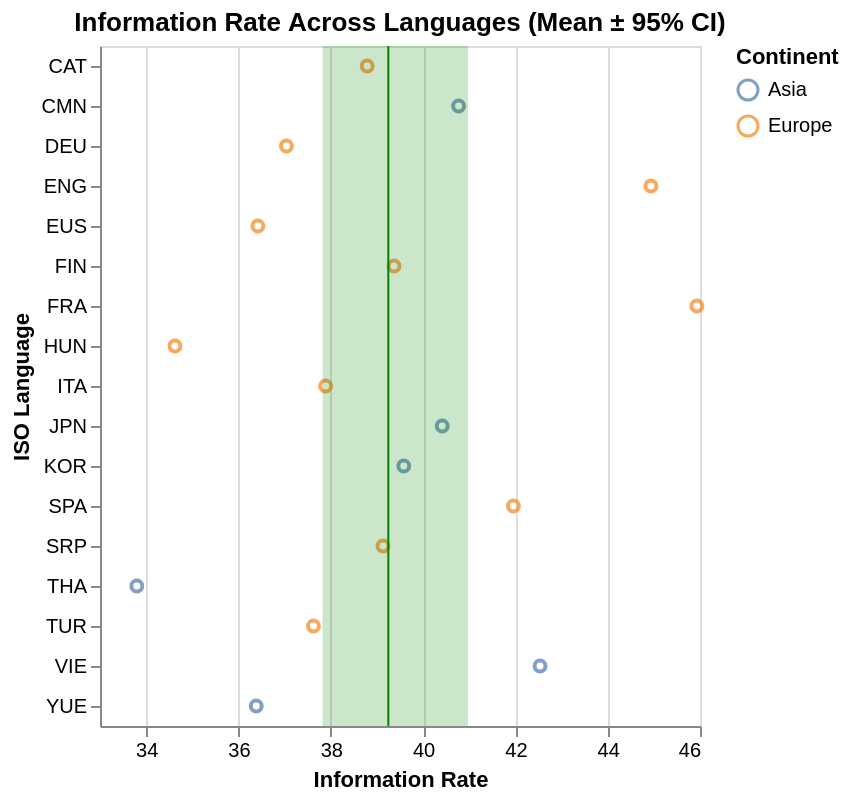

Here is the notebook cell this chart was saved with:
### Markdown cell above
<div class="alert alert-info" style="color:black">

### Question 3
rubric={accuracy:3,viz:2}

<h4>Python</h4>
<ol type="1">
<li>It looks like we do not have a language that is high both in information density and speech rate, which could indicate that human minds are not good at processing auditory information beyond a certain rate limit (read more in the article if you're interested). Let’s directly plot the rate at which information is conveyed for all the languages to see if there are at least small differences between them. Combine the appropriate columns to create a new column, <code>information_rate</code>, which holds the amount of information per second conveyed by each speaker.</li>
<li>Create a plot that has the language ISO codes on one axis and the information rate on the other. Plot a graphical representation of either the distribution of data or every single data point. Color this by the same variable as in the previous two scatter plots. Sort the languages in a suitable order.</li>
<li>Include a mark for the mean and the 95% confidence interval on top of the marks you just created above. Color this in a suitable way so that it stands out from the distribution/individual observations created in the previous point.</li>
</ol>
</div>

### Code cell
# YOUR ANSWER GOES HERE
languages["information_rate"] = languages.information_density * languages.speech_rate

fig3 = alt.Chart(languages).mark_point().encode(
    x=alt.X(
        "information_rate:Q",
        title="Information Rate",
        scale=alt.Scale(zero=False)
    ),
    y=alt.Y(
        "iso_lang:N",
        title="ISO Language",
    ),
    color=alt.Color(
        "continent:N",
        title="Continent",
    )
).properties(title="Information Rate Across Languages (Mean ± 95% CI)")

mean_line = alt.Chart(languages).mark_rule(color="green").encode(
    x="mean(information_rate)",
)

ci = alt.Chart(languages).transform_aggregate(
        ci0="ci0(information_rate)",
        ci1="ci1(information_rate)"
    ).mark_rect(
        opacity=0.2,
        color="green"
    ).encode(
        x="ci0:Q",
        x2="ci1:Q",
    )
info_rate_plot = fig3 + mean_line + ci
info_rate_plot.display()

### Figure 1 — Vega specification as saved in the notebook (floating-point values rounded to 4 significant figures)
{"$schema": "https://vega.github.io/schema/vega/v6.json", "data": [{"name": "source_0", "values": [{"continent": "Europe", "information_rate": 38.79, "iso_lang": "CAT"}, {"continent": "Asia", "information_rate": 40.77, "iso_lang": "CMN"}, {"continent": "Europe", "information_rate": 37.04, "iso_lang": "DEU"}, {"continent": "Europe", "information_rate": 44.94, "iso_lang": "ENG"}, {"continent": "Europe", "information_rate": 36.42, "iso_lang": "EUS"}, {"continent": "Europe", "information_rate": 39.37, "iso_lang": "FIN"}, {"continent": "Europe", "information_rate": 45.93, "iso_lang": "FRA"}, {"continent": "Europe", "information_rate": 34.62, "iso_lang": "HUN"}, {"continent": "Europe", "information_rate": 37.89, "iso_lang": "ITA"}, {"continent": "Asia", "information_rate": 40.41, "iso_lang": "JPN"}, {"continent": "Asia", "information_rate": 39.58, "iso_lang": "KOR"}, {"continent": "Europe", "information_rate": 41.96, "iso_lang": "SPA"}, {"continent": "Europe", "information_rate": 39.13, "iso_lang": "SRP"}, {"continent": "Asia", "information_rate": 33.8, "iso_lang": "THA"}, {"continent": "Europe", "information_rate": 37.63, "iso_lang": "TUR"}, {"continent": "Asia", "information_rate": 42.53, "iso_lang": "VIE"}, {"continent": "Asia", "information_rate": 36.38, "iso_lang": "YUE"}]}, {"name": "data_0", "values": [{"continent": "Europe", "information_rate": 38.79, "iso_lang": "CAT"}, {"continent": "Asia", "information_rate": 40.77, "iso_lang": "CMN"}, {"continent": "Europe", "information_rate": 37.04, "iso_lang": "DEU"}, {"continent": "Europe", "information_rate": 44.94, "iso_lang": "ENG"}, {"continent": "Europe", "information_rate": 36.42, "iso_lang": "EUS"}, {"continent": "Europe", "information_rate": 39.37, "iso_lang": "FIN"}, {"continent": "Europe", "information_rate": 45.93, "iso_lang": "FRA"}, {"continent": "Europe", "information_rate": 34.62, "iso_lang": "HUN"}, {"continent": "Europe", "information_rate": 37.89, "iso_lang": "ITA"}, {"continent": "Asia", "information_rate": 40.41, "iso_lang": "JPN"}, {"continent": "Asia", "information_rate": 39.58, "iso_lang": "KOR"}, {"continent": "Europe", "information_rate": 41.96, "iso_lang": "SPA"}, {"continent": "Europe", "information_rate": 39.13, "iso_lang": "SRP"}, {"continent": "Asia", "information_rate": 33.8, "iso_lang": "THA"}, {"continent": "Europe", "information_rate": 37.63, "iso_lang": "TUR"}, {"continent": "Asia", "information_rate": 42.53, "iso_lang": "VIE"}, {"continent": "Asia", "information_rate": 36.38, "iso_lang": "YUE"}]}, {"name": "data_1", "source": "source_0", "transform": [{"type": "aggregate", "groupby": [], "fields": ["information_rate", "information_rate", "information_rate"], "ops": ["ci0", "ci1", "mean"], "as": ["ci0", "ci1", "mean_information_rate"]}, {"type": "project", "fields": ["ci0", "ci1", "mean_information_rate"]}]}, {"name": "data_2", "source": "data_1", "transform": [{"type": "filter", "expr": "isValid(datum[\"ci0\"]) && isFinite(+datum[\"ci0\"])"}, {"type": "project", "fields": ["ci0", "ci1"]}]}, {"name": "data_3", "source": "data_1", "transform": [{"type": "filter", "expr": "isValid(datum[\"mean_information_rate\"]) && isFinite(+datum[\"mean_information_rate\"])"}, {"type": "project", "fields": ["mean_information_rate"]}]}, {"name": "data_0_y_domain_iso_lang", "values": [{"iso_lang": "CAT"}, {"iso_lang": "CMN"}, {"iso_lang": "DEU"}, {"iso_lang": "ENG"}, {"iso_lang": "EUS"}, {"iso_lang": "FIN"}, {"iso_lang": "FRA"}, {"iso_lang": "HUN"}, {"iso_lang": "ITA"}, {"iso_lang": "JPN"}, {"iso_lang": "KOR"}, {"iso_lang": "SPA"}, {"iso_lang": "SRP"}, {"iso_lang": "THA"}, {"iso_lang": "TUR"}, {"iso_lang": "VIE"}, {"iso_lang": "YUE"}]}, {"name": "data_0_color_domain_continent", "values": [{"continent": "Europe"}, {"continent": "Asia"}]}], "signals": [{"name": "y_step", "value": 20}, {"name": "height", "update": "bandspace(domain('y').length, 1, 0.5) * y_step"}], "marks": [{"type": "symbol", "name": "layer_0_marks", "from": {"data": "data_0"}, "encode": {"update": {"opacity": {"value": 0.7}, "x": {"field": "information_rate", "scale": "x"}, "fill": {"value": "transparent"}, "stroke": {"field": "continent", "scale": "color"}, "y": {"field": "iso_lang", "scale": "y"}}}, "style": ["point"]}, {"type": "rule", "name": "layer_1_marks", "from": {"data": "data_3"}, "encode": {"update": {"stroke": {"value": "green"}, "x": {"field": "mean_information_rate", "scale": "x"}, "y": {"value": 0}, "y2": {"field": {"signal": null, "datum": null, "group": "height", "parent": null}}}}, "style": ["rule"]}, {"type": "rect", "name": "layer_2_marks", "from": {"data": "data_2"}, "encode": {"update": {"opacity": {"value": 0.2}, "fill": {"value": "green"}, "x": {"field": "ci0", "scale": "x"}, "x2": {"field": "ci1", "scale": "x"}, "y": {"value": 0}, "y2": {"field": {"signal": null, "datum": null, "group": "height", "parent": null}}}}, "style": ["rect"]}], "scales": [{"name": "x", "type": "linear", "domain": {"fields": [{"data": "data_0", "field": "information_rate"}, {"data": "data_3", "field": "mean_information_rate"}, {"data": "data_2", "field": "ci0"}, {"data": "data_2", "field": "ci1"}]}, "range": [0, {"signal": "width"}], "zero": false, "nice": true}, {"name": "y", "type": "point", "domain": {"data": "data_0_y_domain_iso_lang", "field": "iso_lang", "sort": true}, "range": {"step": {"signal": "y_step"}}, "padding": 0.5}, {"name": "color", "type": "ordinal", "domain": {"data": "data_0_color_domain_continent", "field": "continent", "sort": true}, "range": "category"}], "axes": [{"scale": "x", "ticks": false, "aria": false, "orient": "bottom", "domain": false, "zindex": 0, "labels": false, "minExtent": 0, "grid": true, "tickCount": {"signal": "ceil(width/40)"}, "gridScale": "y", "maxExtent": 0}, {"scale": "x", "labelFlush": true, "grid": false, "labelOverlap": true, "tickCount": {"signal": "ceil(width/40)"}, "zindex": 0, "orient": "bottom", "title": "Information Rate"}, {"scale": "y", "zindex": 0, "grid": false, "orient": "left", "title": "ISO Language"}], "title": {"text": "Information Rate Across Languages (Mean ± 95% CI)", "frame": "group"}, "width": 300, "padding": 5, "legends": [{"title": "Continent", "stroke": "color", "symbolType": "circle", "encode": {"symbols": {"update": {"fill": {"value": "transparent"}, "opacity": {"value": 0.7}}}}}], "background": "white", "style": "cell"}
